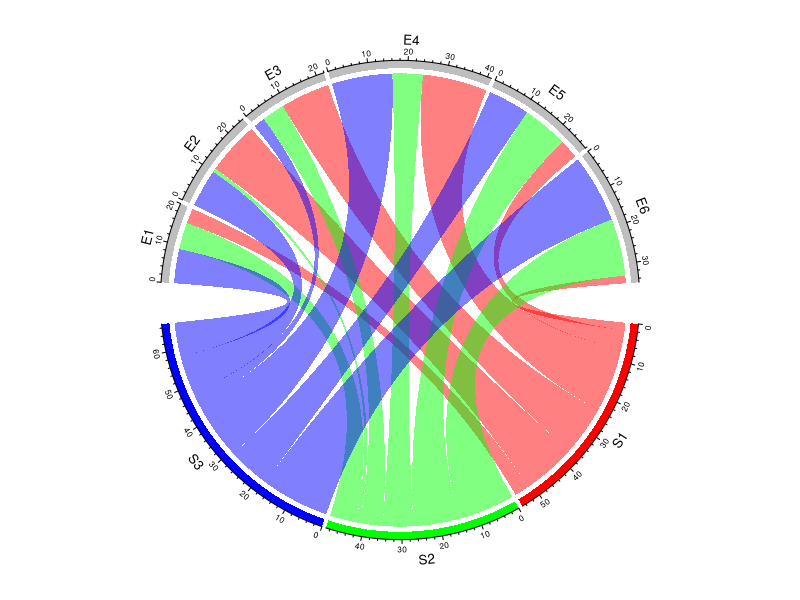
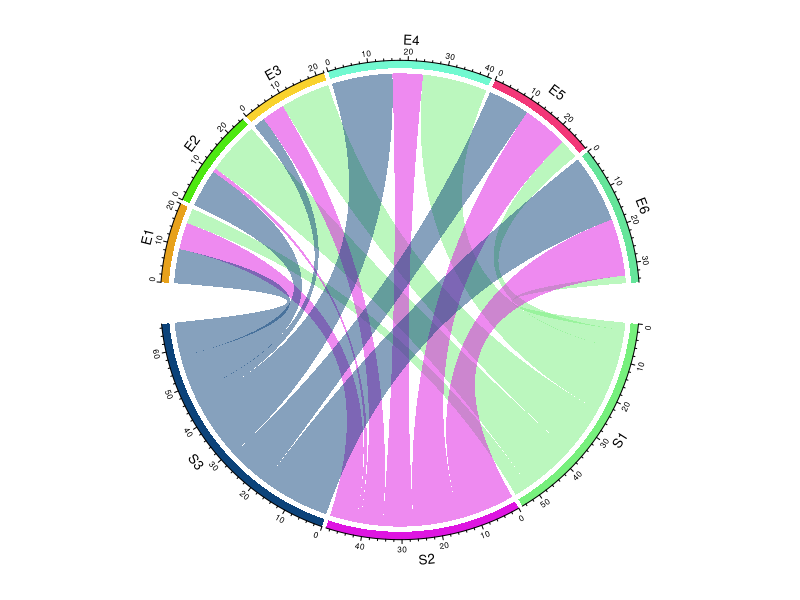
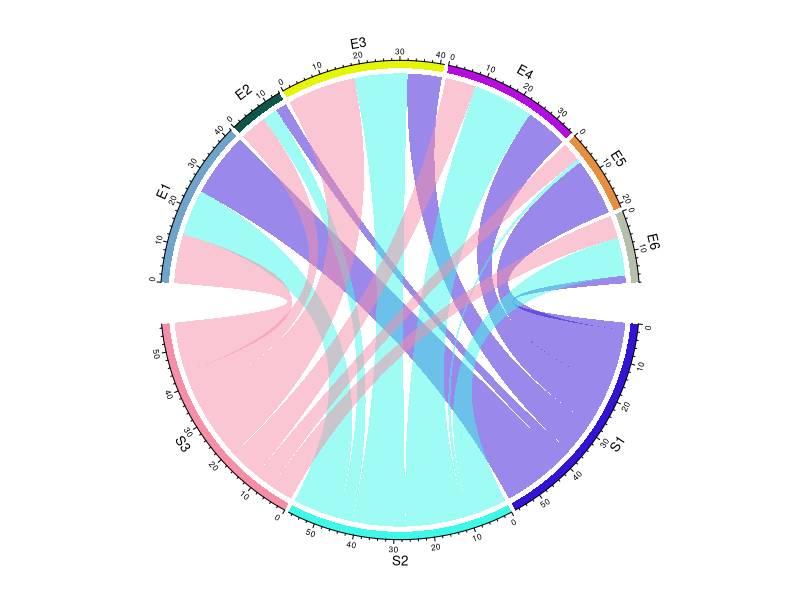
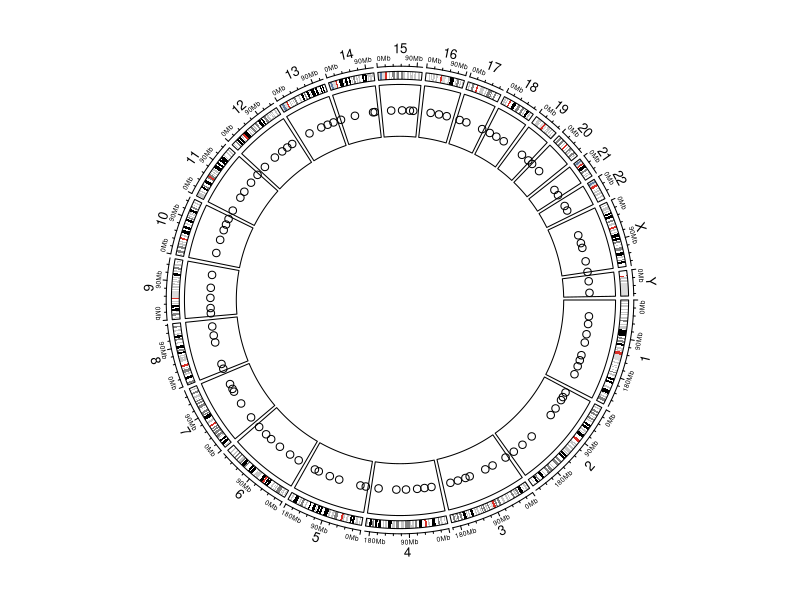
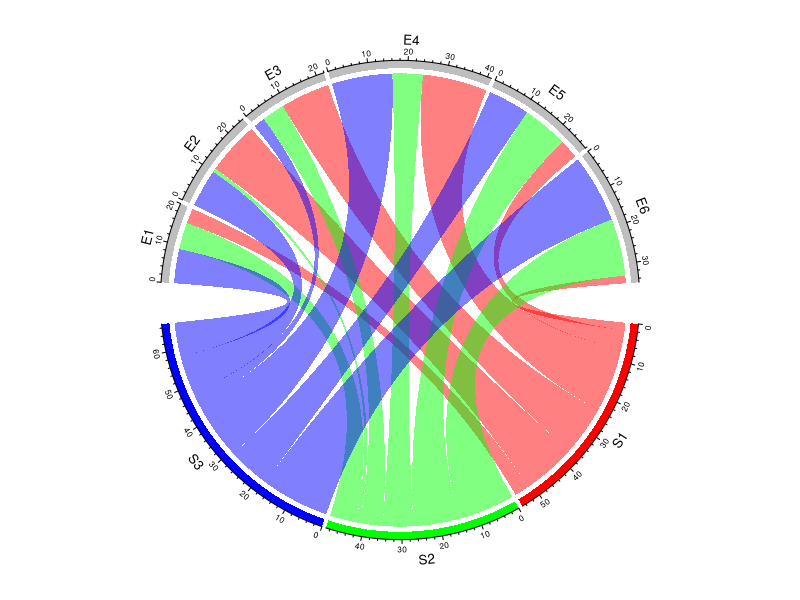
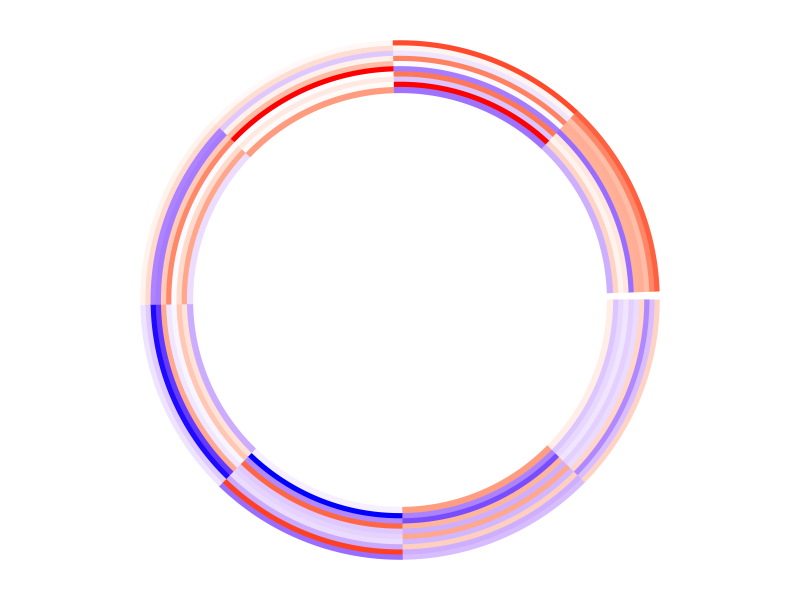

Write R code to recreate these figures, in order.
## ---- chunk 1
knitr::opts_chunk$set(warning = FALSE, message = FALSE, fig.align = "center")
## ---- chunk 2
library(circlize)
# Set a seed for reproducibility
set.seed(999)

# Create a sample matrix
mat <- matrix(sample(18, 18), 3, 6)
rownames(mat) <- paste0("S", 1:3)
colnames(mat) <- paste0("E", 1:6)

# Define custom colors for sectors
grid.col <- c(
   S1 = "red", S2 = "green", S3 = "blue",
   E1 = "grey", E2 = "grey", E3 = "grey", E4 = "grey", E5 = "grey", E6 = "grey"
)

# Create a customized chord diagram
chordDiagram(mat, grid.col = grid.col)
## ---- chunk 3
library(circlize)

# Set a seed for reproducibility
set.seed(999)

# Create a sample matrix
mat <- matrix(sample(18, 18), 3, 6)
rownames(mat) <- paste0("S", 1:3)
colnames(mat) <- paste0("E", 1:6)

# Create a basic chord diagram
chordDiagram(mat)
## ---- chunk 4
library(circlize)

# Create a sample matrix
mat <- matrix(sample(18, 18), 3, 6)
rownames(mat) <- paste0("S", 1:3)
colnames(mat) <- paste0("E", 1:6)

# Create a chord diagram
chordDiagram(mat)
## ---- chunk 5
library(circlize)

# Generate random genomic data
bed <- generateRandomBed(nr = 100)

# Initialize the plot with an ideogram
circos.initializeWithIdeogram(species = "hg19")

# Add genomic points
circos.genomicTrackPlotRegion(bed, stack = TRUE, panel.fun = function(region, value, ...) {
   circos.genomicPoints(region, value, ...)
})
## ---- chunk 6
library(circlize)

# Set a seed for reproducibility
set.seed(999)

# Create a sample matrix
mat <- matrix(sample(18, 18), 3, 6)
rownames(mat) <- paste0("S", 1:3)
colnames(mat) <- paste0("E", 1:6)

# Define custom colors for sectors
grid.col <- c(
   S1 = "red", S2 = "green", S3 = "blue",
   E1 = "grey", E2 = "grey", E3 = "grey", E4 = "grey", E5 = "grey", E6 = "grey"
)

# Create a customized chord diagram
chordDiagram(mat, grid.col = grid.col)
## ---- chunk 7
circos.clear()
## ---- chunk 8
library(circlize)

# Create a sample matrix
set.seed(123)
mat <- matrix(rnorm(80), 8, 10)
rownames(mat) <- paste0("R", 1:8)
colnames(mat) <- paste0("C", 1:10)

# Create a color mapping function
col_fun <- colorRamp2(c(-2, 0, 2), c("blue", "white", "red"))

# Create a circular heatmap
circos.heatmap(mat, col = col_fun)
